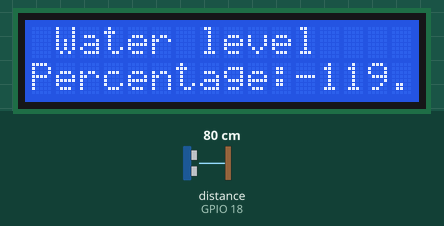
Recording of a sketch running on a simulated ESP32. Parts: 16×2 character LCD. Wiring (inferred from the names in the program): ultrasonic range finder: trigger GPIO 5; echo GPIO 18. The test bench sets the inputs (shaded band); at power-on: distance to the obstacle (sensor on GPIO 18) 80 cm. The echo pulse lasts 58.3 µs per cm; WiFi joins after 1.5 s; servers stay silent unless stated; what the sketch prints to the serial monitor is not drawn.

Above: at 8.1 s.
8.2 s: distance to the obstacle (sensor on GPIO 18) set to 2 cm
At 9.4 s:
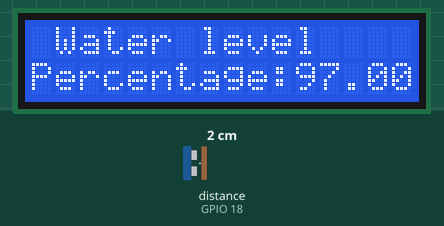
9.8 s: distance to the obstacle (sensor on GPIO 18) set to 4 cm
At 11.0 s:
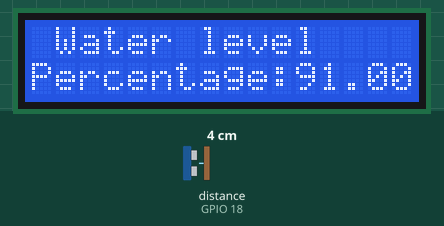
11.3 s: distance to the obstacle (sensor on GPIO 18) set to 9 cm
At 12.5 s:
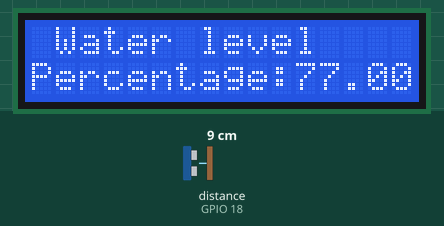
Timing chart, 0 to 14.3 s (numbered marks = the images above; inputs shaded):
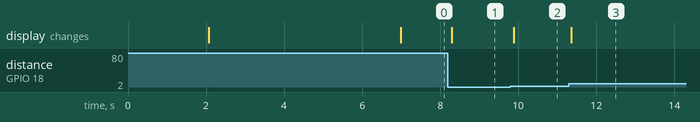

The sketch:

Water_mon_final_iot_paul_20230.ino
```cpp
#define BLYNK_TEMPLATE_ID "TMPL65aTEtSf"
#define BLYNK_TEMPLATE_NAME "Water Level"
#define BLYNK_AUTH_TOKEN "Q_vWmil-NJ_2ZUCx2CJvn-0jt0ei4p-I"
#define BLYNK_PRINT Serial
#define TINY_GSM_MODEM_SIM800
#include <TinyGPSPlus.h>
#include <TinyGsmClient.h>
#include <BlynkSimpleTinyGSM.h>
#include <LiquidCrystal.h>


///#define BLYNK_TEMPLATE_ID "TMPL65aTEtSf"
//#define BLYNK_TEMPLATE_NAME "Water Level"
//#define BLYNK_AUTH_TOKEN "Q_vWmil-NJ_2ZUCx2CJvn-0jt0ei4p-I"


HardwareSerial sim(1);
TinyGsm modem (sim);

char auth[] = "Q_vWmil-NJ_2ZUCx2CJvn-0jt0ei4p-I";
char apn[]  = "web.gprs.mtnnigeria.net";
char user[] = "";
char pass[] = "";

BlynkTimer timer;
int pointIndex = 1;
LiquidCrystal lcd(22,21,2,4,23,19);


// ultrasonic sensor trigger pin on arduino
const int Trig= 5; //33
// ultrasonic sensor echo pin on arduino

const int Echo = 18; //32
// pump pin

float VolumeOfWater =0.00;
float waterLevel;

// Interval before pluse is recieved from the sensor
long Interval;


void setup(){

  Serial.begin(9600);
  lcd.begin(16, 2);
  lcd.setCursor (0,0);
  lcd.print(" Water level");
  lcd.setCursor (0,1);
  lcd.print("IoT System");

  delay(2000);

  pinMode(Trig, OUTPUT);
  // Sets trigger pin as input on the arduino
  pinMode(Echo, INPUT);

  digitalWrite(Trig, LOW);
  delayMicroseconds(2);
  digitalWrite(Trig, HIGH);
  delayMicroseconds(10);
  digitalWrite(Trig, LOW);

  // recieve pulse time from the ultasonic sensor
  Interval = pulseIn(Echo, HIGH);

  VolumeOfWater = ((Interval * 0.034) / 2);
  waterLevel = map(VolumeOfWater,32,0,0,100);

  LCD(waterLevel);


  sim.begin(9600, SERIAL_8N1,16,17);

  Blynk.begin (auth, modem, apn, user, pass);


  delay(3000);
  }


void loop()
{
   sendToBlynk();
   Blynk.run();
   timer.run();

}

void LCD(float depth){
  lcd.setCursor (0,0);
  lcd.print(" Water level");
  lcd.setCursor (0,1);
  lcd.print("Percentage:");
  lcd.setCursor (11,1);
  lcd.print(depth);
  delay(100);
}

void sendToBlynk()
{
  digitalWrite(Trig, LOW);
  delayMicroseconds(2);
  digitalWrite(Trig, HIGH);
  delayMicroseconds(10);
  digitalWrite(Trig, LOW);

  // recieve pulse time from the ultasonic sensor
  Interval = pulseIn(Echo, HIGH);

  VolumeOfWater = ((Interval * 0.034) / 2);
  waterLevel = map(VolumeOfWater,36,0,0,100);
  Serial.println(VolumeOfWater);

 LCD(waterLevel);
 Blynk.virtualWrite(V0, VolumeOfWater);
 Blynk.virtualWrite(V1, waterLevel);

   if(waterLevel < 20){
    Blynk.logEvent("water_level_low", String("Attention: Water level in the container is low (below 20% capacity). Please refill as soon as possible.") + waterLevel);

  }
  if(waterLevel == 50){

    Blynk.logEvent("water_level_medium", String("Attention: The container is half-full (at 50% capacity). Consider refilling soon.") + waterLevel);

    }

  if(waterLevel > 90){

    Blynk.logEvent("water_level_full", String("Attention: The container is almost full ( at 90% capacity). Please stop filling it to avoid overflows.") + waterLevel);


  }


}
```

Measured:
- after the input at 8.2 s, the display: changes after 0.10 s (image 1)
- after the input at 9.8 s, the display: changes after 0.08 s (image 2)
- after the input at 11.3 s, the display: changes after 0.06 s (image 3)
